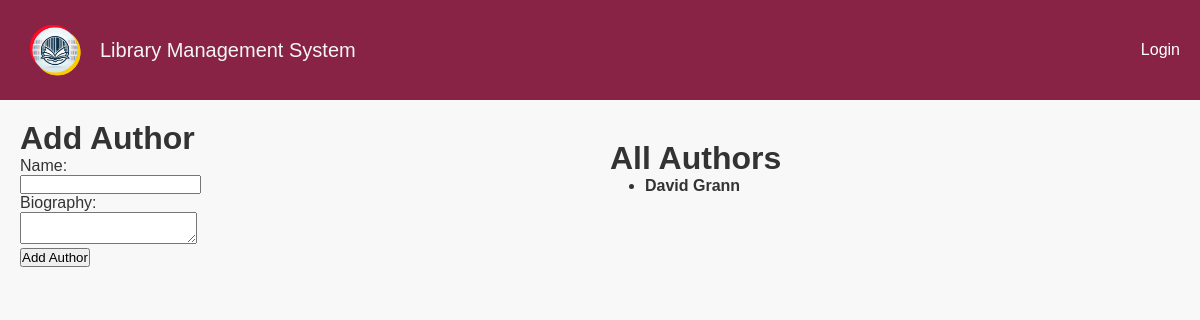
/add_author/, run on an earlier commit of the app's database.
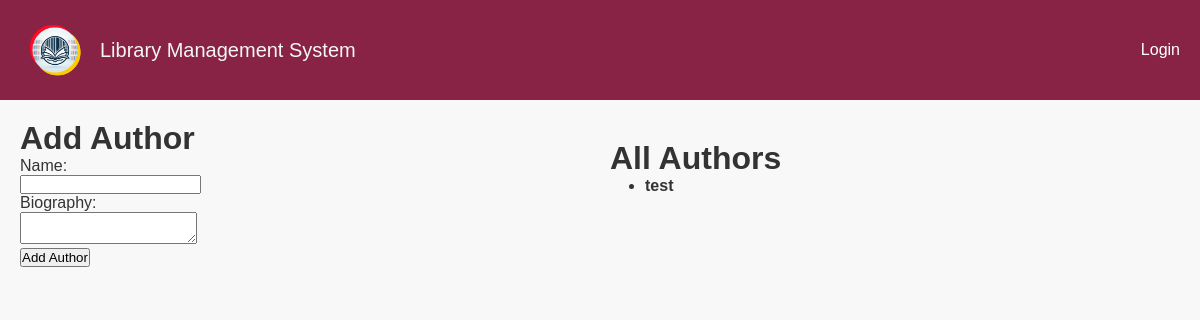
And on a later commit of the database.
### lms/models.py (models this page shows, shortened)
class Author(models.Model):
    name = models.CharField(max_length=100)
    biography = models.TextField(blank=True)

### lms/views.py (the view)
# urls.py: path('add_author/', add_author, name="add_author"),
def add_author(request):
    if request.method == 'POST':
        name = request.POST.get('name')
        author = Author.objects.create(name=name)
        return redirect('add_author')
    else:
        return render(request, 'lms/add_author.html', {'authors': Author.objects.all()})

### lms/templates/lms/add_author.html (shortened to what this page needs)
{% extends 'lms/_base.html' %}
{% block content %}
<div class="author-container">
    <div class="add-author">
        <h1>Add Author</h1>
        <form method="POST" action="{% url 'add_author' %}">
            <label for="name">Name:</label><br>
            <input type="text" id="name" name="name"><br>
            <label for="biography">Biography:</label><br>
            <textarea id="biography" name="biography"></textarea><br>
            <input type="submit" value="Add Author">
        </form>
    </div>
    <div class="all-authors">
        <h1 style='margin-top: 20px'>All Authors</h1>
        <ul>
            {% for author in authors %}
                <li style='margin-left: 35px;'><b>{{ author.name }}</b>
                </li><br><br>
            {% endfor %}
        </ul>
    </div>
</div>
{% endblock content %}

What changed in the data, as far as the page shows it:
changed Author: name "David Grann" → "test"
